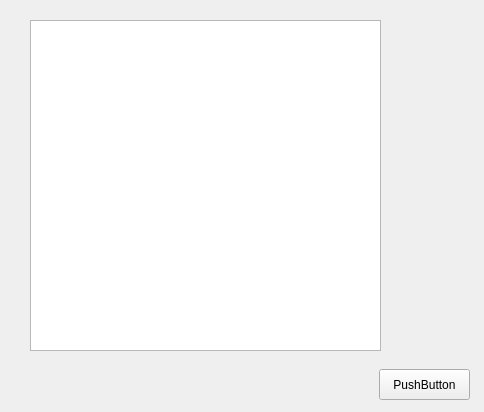
<?xml version="1.0" encoding="UTF-8"?>
<ui version="4.0">
 <class>Administrator</class>
 <widget class="QWidget" name="Administrator">
  <property name="geometry">
   <rect>
    <x>0</x>
    <y>0</y>
    <width>484</width>
    <height>412</height>
   </rect>
  </property>
  <property name="windowTitle">
   <string>Form</string>
  </property>
  <widget class="QListWidget" name="listWidget">
   <property name="geometry">
    <rect>
     <x>30</x>
     <y>20</y>
     <width>351</width>
     <height>331</height>
    </rect>
   </property>
  </widget>
  <widget class="QPushButton" name="statusNewer">
   <property name="geometry">
    <rect>
     <x>379</x>
     <y>369</y>
     <width>91</width>
     <height>31</height>
    </rect>
   </property>
   <property name="text">
    <string>PushButton</string>
   </property>
  </widget>
 </widget>
 <resources/>
 <connections/>
</ui>
